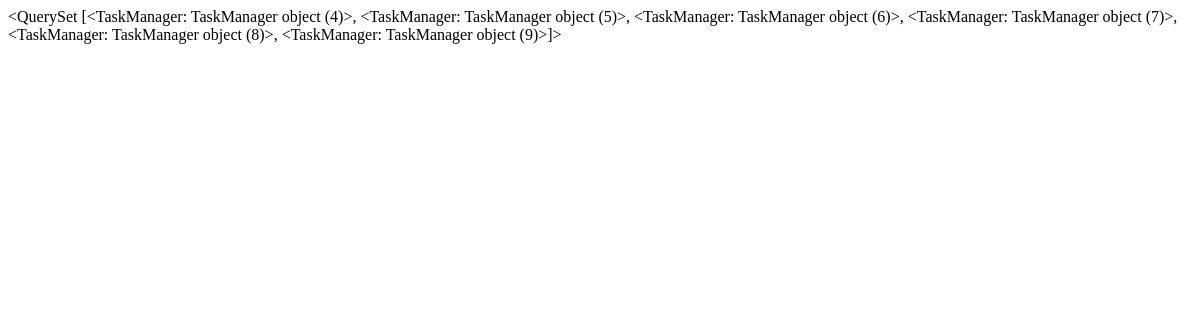
Before: /search/ (signed in) with the older database file.
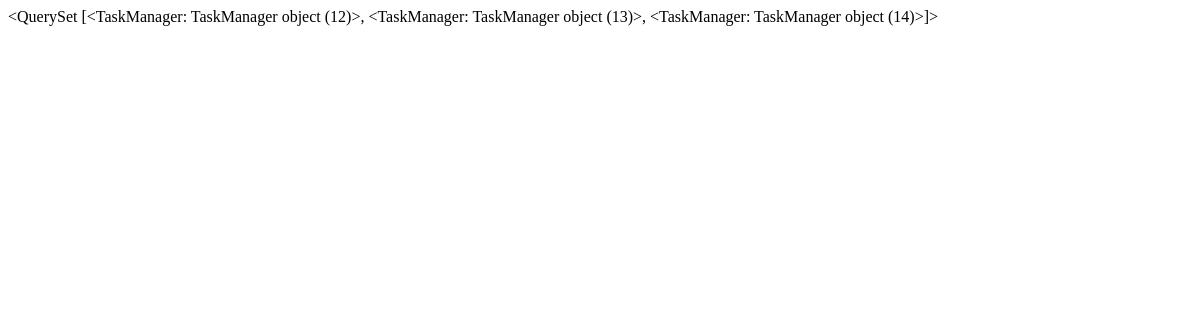
After: the same page with the newer database file.
### task_app/models.py (models this page shows)
class TaskManager(models.Model):
    priority_choice = [('low','low'),
                       ('high','high'),
                       ]
    title = models.CharField(max_length=200)
    description = models.TextField(blank=True)
    priority= models.CharField(max_length=30, choices=priority_choice)
    completed = models.BooleanField(default=False)
    created_at = models.DateTimeField(auto_now_add=True)
    updated_at = models.DateTimeField(auto_now=True,)
    user = models.ForeignKey(User, on_delete=models.CASCADE)

### task_app/views.py (the view)
# urls.py: path('search/',TaskSearchView.as_view(),  name='search')
class TaskSearchView(View):
    template_name='task_search.html'
    def get(self,request):
        query= request.GET.get('q')
        task= TaskManager.objects.filter(user=request.user)
        if query:
            task = task.filter(Q(title__icontains = query) | Q(priority__icontains = query))
        return render(request, self.template_name,{'task':task})

### task_app/templates/task_search.html (shortened to what this page needs)
<!DOCTYPE html>
<html lang="en">
<head>
</head>
<body>
    {{task}}
</body>
</html>

Changed rows visible on the page:
removed TaskManager: id "<QuerySet [<TaskManager: TaskManager object (4)>, <TaskManager: TaskManager object (5)>, <TaskManager: TaskManager object (6)>, <TaskManager: TaskManager object (7)>, <TaskManager: TaskManager object (8)>, <TaskManager: TaskManager object (9)>]>"
added TaskManager: id "<QuerySet [<TaskManager: TaskManager object (12)>, <TaskManager: TaskManager object (13)>, <TaskManager: TaskManager object (14)>]>"
